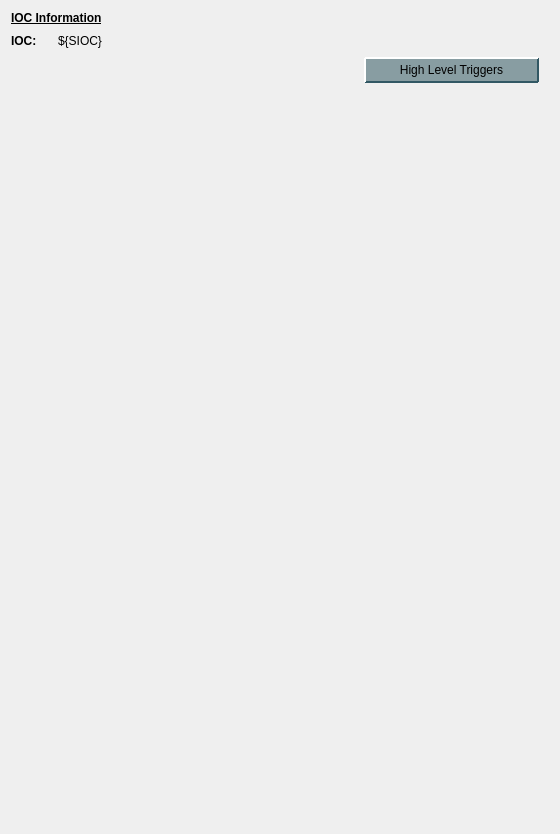
<?xml version="1.0" encoding="UTF-8"?>
<ui version="4.0">
 <class>Form</class>
 <widget class="QWidget" name="Form">
  <property name="geometry">
   <rect>
    <x>0</x>
    <y>0</y>
    <width>560</width>
    <height>834</height>
   </rect>
  </property>
  <property name="sizePolicy">
   <sizepolicy hsizetype="Preferred" vsizetype="Preferred">
    <horstretch>1</horstretch>
    <verstretch>0</verstretch>
   </sizepolicy>
  </property>
  <property name="windowTitle">
   <string>Timing - ${DEV}</string>
  </property>
  <property name="styleSheet">
   <string notr="true">/* Background color of popup-list.*/
QComboBox QListView{
    background-color:white;
    border:1px solid gray;
}
/* Needed to complete the rule set. */
QComboBox::item:alternate {
    background: white;
}
/* Color of the selected list item. */
QComboBox::item:selected {
    border: 1px solid transparent;
    background: #d1ede1;
}
/* Indicator will shine through the label text if you don't make it hidden. */
QComboBox::indicator{
    background-color:transparent;
    selection-background-color:transparent;
    color:transparent;
    selection-color:transparent;
}
QPushButton {
    background-color: rgb(136,157,162);
    border-color: rgb(212,228,233) rgb(50,88,100) rgb(50,88,100) rgb(212,228,233);
    border-style: outset;
    border-radius: 1px;
    border-width: 2px;
    padding: 4px;
}
QPushButton:hover {
   background-color: rgb(106,127,132);
}
QPushButton:pressed {
    background-color: rgb(208,229,232);
    border-style: inset;
    border-width: 2px;
	border-color: rgb(50,88,100) rgb(212,228,233) rgb(212,228,233) rgb(50,88,100);
}
QPushButton:checked{
    background-color: rgb(208,229,232);
    border-style: inset;
    border-width: 2px;
	border-color:  rgb(112,134,142) rgb(229,233,235) rgb(239,233,235) rgb(112,134,142);
}
QLineEdit {
  background-color: rgb(218,223,230);
  border-color: rgb(66,77,96);
  border-style: inset;
  border-width: 2px 1px 1px 2px;
}
QLineEdit:hover {
 background-color: rgb(198,203,210)
}
PyDMLabel {
  background-color: rgb(189,197,205);
}</string>
  </property>
  <layout class="QGridLayout" name="gridLayout">
   <item row="9" column="0" rowspan="3">
    <widget class="PyDMEmbeddedDisplay" name="PyDMEmbeddedDisplay">
     <property name="toolTip">
      <string/>
     </property>
     <property name="filename" stdset="0">
      <string>timing_pau.ui</string>
     </property>
    </widget>
   </item>
   <item row="13" column="0" colspan="3">
    <widget class="PyDMEmbeddedDisplay" name="PyDMEmbeddedDisplay_2">
     <property name="toolTip">
      <string/>
     </property>
     <property name="filename" stdset="0">
      <string>tpr_pau.ui</string>
     </property>
    </widget>
   </item>
   <item row="9" column="2">
    <layout class="QGridLayout" name="gridLayout_3">
     <property name="leftMargin">
      <number>0</number>
     </property>
     <item row="1" column="0">
      <spacer name="verticalSpacer_2">
       <property name="orientation">
        <enum>Qt::Vertical</enum>
       </property>
       <property name="sizeHint" stdset="0">
        <size>
         <width>20</width>
         <height>20</height>
        </size>
       </property>
      </spacer>
     </item>
     <item row="0" column="0">
      <widget class="PyDMRelatedDisplayButton" name="PyDMRelatedDisplayButton_2">
       <property name="minimumSize">
        <size>
         <width>175</width>
         <height>0</height>
        </size>
       </property>
       <property name="toolTip">
        <string/>
       </property>
       <property name="text">
        <string>High Level Triggers</string>
       </property>
       <property name="alarmSensitiveContent" stdset="0">
        <bool>false</bool>
       </property>
       <property name="alarmSensitiveBorder" stdset="0">
        <bool>true</bool>
       </property>
       <property name="PyDMToolTip" stdset="0">
        <string/>
       </property>
       <property name="channel" stdset="0">
        <string/>
       </property>
       <property name="filenames" stdset="0">
        <stringlist>
         <string>xtcav_hl_triggers_${DESC}.ui</string>
        </stringlist>
       </property>
       <property name="titles" stdset="0">
        <stringlist/>
       </property>
       <property name="showIcon" stdset="0">
        <bool>true</bool>
       </property>
       <property name="macros" stdset="0">
        <stringlist/>
       </property>
       <property name="openInNewWindow" stdset="0">
        <bool>true</bool>
       </property>
       <property name="passwordProtected" stdset="0">
        <bool>false</bool>
       </property>
       <property name="password" stdset="0">
        <string/>
       </property>
       <property name="protectedPassword" stdset="0">
        <string/>
       </property>
      </widget>
     </item>
     <item row="0" column="1">
      <spacer name="horizontalSpacer">
       <property name="orientation">
        <enum>Qt::Horizontal</enum>
       </property>
       <property name="sizeType">
        <enum>QSizePolicy::Minimum</enum>
       </property>
       <property name="sizeHint" stdset="0">
        <size>
         <width>10</width>
         <height>20</height>
        </size>
       </property>
      </spacer>
     </item>
    </layout>
   </item>
   <item row="0" column="0">
    <layout class="QGridLayout" name="gridLayout_2">
     <item row="1" column="1">
      <widget class="PyDMLabel" name="PyDMLabel">
       <property name="toolTip">
        <string/>
       </property>
       <property name="text">
        <string>${SIOC}</string>
       </property>
      </widget>
     </item>
     <item row="1" column="0">
      <widget class="QLabel" name="label">
       <property name="font">
        <font>
         <weight>75</weight>
         <bold>true</bold>
        </font>
       </property>
       <property name="text">
        <string>IOC:</string>
       </property>
      </widget>
     </item>
     <item row="1" column="2">
      <spacer name="horizontalSpacer_2">
       <property name="orientation">
        <enum>Qt::Horizontal</enum>
       </property>
       <property name="sizeHint" stdset="0">
        <size>
         <width>40</width>
         <height>20</height>
        </size>
       </property>
      </spacer>
     </item>
     <item row="0" column="0" colspan="2">
      <widget class="QLabel" name="label_2">
       <property name="font">
        <font>
         <weight>75</weight>
         <bold>true</bold>
         <underline>true</underline>
        </font>
       </property>
       <property name="text">
        <string>IOC Information</string>
       </property>
      </widget>
     </item>
    </layout>
   </item>
   <item row="11" column="2">
    <spacer name="verticalSpacer_3">
     <property name="orientation">
      <enum>Qt::Vertical</enum>
     </property>
     <property name="sizeHint" stdset="0">
      <size>
       <width>20</width>
       <height>40</height>
      </size>
     </property>
    </spacer>
   </item>
   <item row="12" column="0" colspan="2">
    <spacer name="verticalSpacer">
     <property name="orientation">
      <enum>Qt::Vertical</enum>
     </property>
     <property name="sizeHint" stdset="0">
      <size>
       <width>20</width>
       <height>40</height>
      </size>
     </property>
    </spacer>
   </item>
  </layout>
 </widget>
 <customwidgets>
  <customwidget>
   <class>PyDMLabel</class>
   <extends>QLabel</extends>
   <header>pydm.widgets.label</header>
  </customwidget>
  <customwidget>
   <class>PyDMEmbeddedDisplay</class>
   <extends>QFrame</extends>
   <header>pydm.widgets.embedded_display</header>
  </customwidget>
  <customwidget>
   <class>PyDMRelatedDisplayButton</class>
   <extends>QPushButton</extends>
   <header>pydm.widgets.related_display_button</header>
  </customwidget>
 </customwidgets>
 <resources/>
 <connections/>
</ui>
